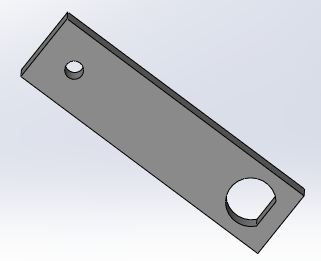
#> input picture pic/1.JPG, 321 x 261 px, found by its file name
$ python '5.1 5.2特征与哈里斯角检测.py'
#> lines starting #> are read from the running program, lines starting #| are printed output that depends on the picture; after the words box and inside, x2 and y2 are one past the last pixel; in counts of white or black regions, pixels touching at a corner belong together; long printed decimals are rounded
import cv2 as cv
import numpy as np
import math
from matplotlib import pyplot as plt

## 有如下功能：
 # 【特征】：*如果我们对这种特征进行定义，可能会发现很难用语言来表达它，但是我们知道它们是什么*
 # ---*这些特征是什么？（答案对于计算机也应该是可以理解的。）*
 # ---*基本上，拐点被认为是图像中的良好特征。*
 # ---*** 我们以一种直观的方式回答了这一问题，即寻找图像中在其周围所有区域中移动（少量）变化最大的区域。***
 # - 特征值与特征向量
 # - 我们将了解”Harris Corner Detection”背后的概念。
 # - 我们将看到以下函数：cv.cornerHarris(),cv.cornerSubPix()

# 【特征值与特征向量】参考学习 https://www.matongxue.com/madocs/228
# 定义: Ax = cx, A为方阵,c为特征值，x为特征向量（）。

# 【哈里斯角检测】cv.cornerHarris(img,blockSize,ksize,k) 原理参考 https://blog.csdn.net/lwzkiller/article/details/54633670
#  - img - 输入图像，应为灰度和float32类型。
#  - blockSize - 是拐角检测考虑的邻域大小
#  - ksize - Sobel求导中使用的窗口大小。
#  - k - 等式中的哈里斯检测器自由参数，取值参数为 [0,04,0.06]
#  - 返回值，存储R = λ1*λ2 -k(λ1+λ2)^2数值，和原始图像一样大
# 【原理】如文章所述，用数学公式去刻画的角点特征：
# E(u,v) = ∑w(x,y)[I(x+u, y+v)-I(x,y)]^2
# 其中(u,v)是窗口的偏移量，(x,y)是窗口内像素坐标，w(x,y)是窗口函数，已窗口原点为中心的高斯核，I为求像素数值
# 上述式子通过泰勒展开(只保留一阶导数)后，变形为[u,v]*M*[u,v]T
# 矩阵M为二维方阵，是Ix和Iy导数构成的（具体参考文章）
# 对M可以求出两个特征值λ1和λ2
# 最后利用公式 R = λ1*λ2 -k(λ1+λ2)^2来计算返回值，分三种情况：
#1、特征值都比较大时，即窗口中含有角点，R>0
#2、特征值一个较大，一个较小，窗口中含有边缘，R<0
#3、特征值都比较小，窗口处在平坦区域,此时R绝对值很小
# 最后可以画出文章中的λ1和λ2坐标图
# 【缺点】角点是像素级别的，速度较慢
img_gray = cv.imread('./pic/1.jpg', 0)
#> img_gray: shape (261, 321); min 0, max 255, mean 203.7
dist = cv.cornerHarris(img_gray, 2, 3, 0.04)
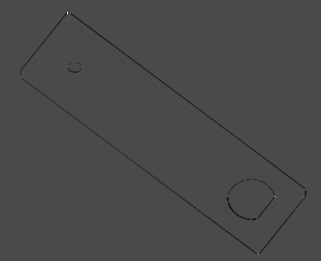
#> dist: shape (261, 321) float32; min -0.015, max 0.0362, mean -0.000108; drawn with min black and max white
dist = cv.dilate(dist, None) #对数据膨胀一下，方便标记的清楚
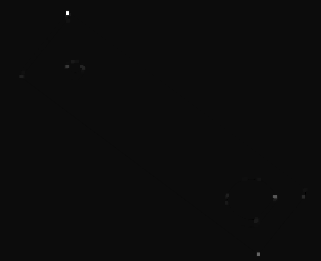
#> dist: shape (261, 321) float32; min -0.00184, max 0.0362, mean 1.34e-05; drawn with min black and max white
img_color = cv.imread('./pic/1.jpg')
#> img_color is the input picture: shape (261, 321, 3); mean B, G, R 209.1, 203.6, 201.8
img_color[dist>0.1*dist.max()] = [255, 0, 0] #最佳阈值取出
#> img_color: shape (261, 321, 3); 0.07% of pixels changed, all inside (x1, y1, x2, y2) = (65, 11, 305, 256)
cv.imshow('img_color_0.1', img_color)
img_color = cv.imread('./pic/1.jpg')
img_color[dist>0.01*dist.max()] = [255, 0, 0] #最佳阈值取出
cv.imshow('img_color_0.01', img_color)
img_color = cv.imread('./pic/1.jpg')
img_color[dist>0.05*dist.max()] = [255, 0, 0] #最佳阈值取出
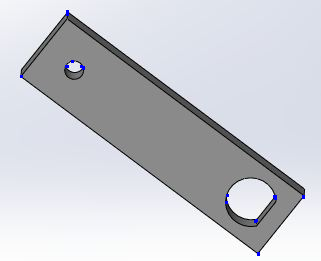
#> img_color: shape (261, 321, 3); mean B, G, R 209.3, 203.4, 201.6
cv.imshow('img_color_0.05', img_color)

# 【亚像素SubPixel角点检测】通常情况下，角点的真实位置并不一定在整数像素位置，因此为了获取更为精确的角点位置坐标，需要角点坐标达到亚像素（subPixel）精度
# cv.cornerSubPix ，通过对哈里斯检测到的一个角上有一堆像素，我们取它们的质心来细化它们
	# c++:void cv::cornerSubPix(
	# 	cv::InputArray image, // 输入图像
	# 	cv::InputOutputArray corners, // 角点（既作为输入也作为输出）
	# 	cv::Size winSize, // 窗口大小为NXN，是角点像素周围计算亚像素的窗口
	# 	cv::Size zeroZone, // 类似于winSize，但是总具有较小的范围，Size(-1,-1)表示忽略
	# 	cv::TermCriteria criteria // 停止优化的标准，可选的值有cv::TermCriteria::MAX_ITER 、cv::TermCriteria::EPS（可以是两者其一，或两者均选）
    #               前者表示迭代次数达到了最大次数时停止，后者表示角点位置变化的最小值已经达到最小时停止迭代
	# );
# inline  CvTermCriteria  cvTermCriteria( int type, int max_iter, double epsilon );
    # type：/* CV_TERMCRIT_ITER 和 CV_TERMCRIT_EPS 二值之一，或者二者的组合 */
    # max_iter：/* 最大迭代次数 */
    # epsilon：/* 结果的精确性 */
# 【大概原理】参考 https://www.cnblogs.com/riddick/p/8476456.html
# 目的是在窗口winSize内，求出一个亚像素精度的点(x,y)。这个点通过最小二乘法（公式怎么列的还没搞懂，大概是根据角的性质利用向量相乘为0列出的公式 TODO）求出，
# 当求出一个点后，已该点为中心，重新构建窗口，进行最小二乘计算，直到满足退出条件（迭代次数以及精度为退出条件）
# 【哈里斯角检测结果的处理】在调用亚像素角点检测前，需要对cornerHarris结果进行处理，因为它返回的一个角的检测结果中，可能对应了多个角结果，需要计算它们的质心作为最终的角检测结果。
# 如果为了简单，可采用下面的Shi-Tomas角检测算法直接算出的角点坐标。
# 这里需要对结果首先进行膨胀，然后二值化，再区域连通后返回质心坐标。
#1、膨胀--已经做了
#2、二值化
r = 1; c = 3; i = 1
ret, dist = cv.threshold(dist, 0.01*dist.max(), 255, 0)
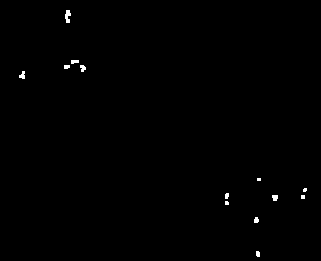
#> dist: shape (261, 321) float32; 0.38% white; 13 white regions (4 under 20 px), largest, box (x1, y1, x2, y2) and area: (65, 10, 71, 23) 54, (19, 71, 25, 79) 33, (272, 195, 278, 201) 31
#> ret = 0.000362
plt.subplot(r,c,i),plt.imshow(dist, cmap = 'gray'),plt.title('dist_b'),plt.xticks([]), plt.yticks([]);i+=1
#3、区域连通
dist = np.uint8(dist)
retval, labels, stats, centroids = cv.connectedComponentsWithStats(dist) #centroids中记录了坐标
#> labels: shape (261, 321) int32; 14 distinct labels, from 0 to 13
#> retval = 14; stats = 14 rows, first 6: [0, 0, 321, 261, 83459], [65, 10, 6, 13, 54], [71, 60, 8, 4, 27], [64, 65, 6, 4, 22], [80, 65, 6, 7, 30], [19, 71, 6, 8, 33]; centroids = 14 rows, first 8: [160, 130], [67.3, 15.78], [74.22, 61.22], [66.32, 66.36], [82.4, 67.73], [22.09, 74.91], [258.5, 179], [304.5, 189.5]
#4、创建停止条件
stopcriteria = (cv.TERM_CRITERIA_EPS+cv.TERM_CRITERIA_MAX_ITER, 50, 0.01)
#5、亚像素计算
corners = cv.cornerSubPix(img_gray, np.float32(centroids), (5,5), (-1,-1), stopcriteria)
#> corners = 14 rows, first 8: [160, 130], [67.08, 11.12], [74.22, 61.22], [65.21, 65.74], [82.55, 66.34], [19.82, 76], [260.4, 179.8], [304.7, 189.3]
#6、绘制亚像素点（略）
print('before subpix',centroids)
#| before subpix [[160.003 130.013]
#|  [ 67.296   15.778]
#|  [ 74.222  61.222]
#|  [ 66.318  66.364]
#|  [ 82.4         67.733]
#|  [ 22.091  74.909]
#|  [258.5        179.        ]
#|  [304.5        189.5       ]
#|  [226.429 195.429]
#|  [274.581 197.226]
#|  [302.5        196.5       ]
#|  [226.4        202.6       ]
#> (further printed lines are left out)
print('after subpix',corners)
#| after subpix [[160.0035   130.013 ]
#|  [ 67.082  11.120]
#|  [ 74.222   61.222 ]
#|  [ 65.210   65.743]
#|  [ 82.548  66.3441  ]
#|  [ 19.817  75.997 ]
#|  [260.408  179.819 ]
#|  [304.7314   189.285 ]
#|  [226.455  194.623 ]
#|  [274.523  195.312 ]
#|  [303.887  196.084 ]
#|  [226.4      202.6     ]
#> (further printed lines are left out)

plt.show()

cv.waitKey(0)
cv.destroyAllWindows()

$ run again, with pic/4.jpg copied over pic/1.JPG
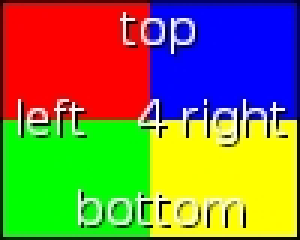
#> input picture pic/4.jpg, 100 x 80 px, found by its file name (shown 3 times larger)
#> img_color is the input picture: shape (80, 100, 3); mean B, G, R 73.6, 123, 125.8
#> `ret, dist = cv.threshold(dist, 0.01*dist.max(), 255, 0)`:
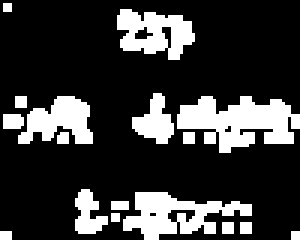
#> dist: shape (80, 100) float32 (shown 3 times larger); 21.8% white; 17 white regions (10 under 20 px), largest, box (x1, y1, x2, y2) and area: (59, 32, 100, 51) 472, (41, 64, 84, 80) 349, (39, 3, 65, 20) 276
#> ret = 0.000834
#> `retval, labels, stats, centroids = cv.connectedComponentsWithStats(dist)`:
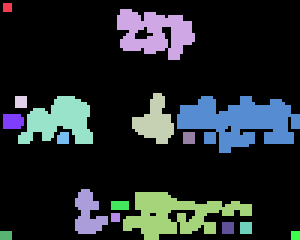
#> labels: shape (80, 100) int32 (shown 3 times larger); 18 distinct labels, from 0 to 17; one colour per label, 0 black
#> retval = 18; stats = 18 rows, first 6: [0, 0, 100, 80, 6253], [1, 1, 3, 3, 9], [39, 3, 26, 17, 276], [44, 31, 14, 17, 135], [5, 32, 4, 4, 16], [6, 32, 25, 16, 244]; centroids = 18 rows, first 8: [48.52, 38.02], [2, 2], [51.18, 10.49], [51.24, 40.13], [6.5, 33.5], [19.4, 39.85], [79.46, 40.19], [3.82, 40]
#> corners = 18 rows, first 8: [50.55, 39.29], [0.56, 0.56], [55.7, 8.39], [50.47, 40.02], [6.5, 33.5], [20.48, 35.39], [80.35, 38.37], [7.47, 39.44]
#> (printed output is left out)
#> (printed output is left out)

$ run again, with pic/91.jpg copied over pic/1.JPG
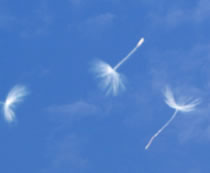
#> input picture pic/91.jpg, 210 x 173 px, found by its file name
#> `img_gray = cv.imread('./pic/1.jpg', 0)`:
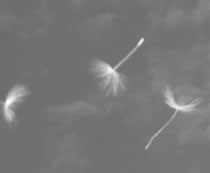
#> img_gray: shape (173, 210); min 105, max 255, mean 118.8
#> img_color is the input picture: shape (173, 210, 3); mean B, G, R 197.9, 124.6, 77.4
#> `ret, dist = cv.threshold(dist, 0.01*dist.max(), 255, 0)`:
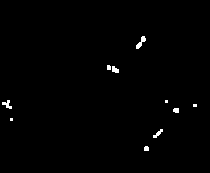
#> dist: shape (173, 210) float32; 0.75% white; 10 white regions (4 under 20 px), largest, box (x1, y1, x2, y2) and area: (136, 36, 146, 49) 56, (2, 100, 12, 109) 45, (153, 129, 163, 138) 38, (112, 66, 119, 73) 36, (173, 108, 179, 113) 27, (144, 146, 149, 151) 23
#> ret = 1.28e-05
#> labels: shape (173, 210) int32; 11 distinct labels, from 0 to 10
#> retval = 11; stats = [[0, 0, 210, 173, 36056], [136, 36, 10, 13, 56], [107, 65, 4, 5, 19], [112, 66, 7, 7, 36], [2, 100, 10, 9, 45], [165, 100, 3, 3, 9], [193, 104, 4, 3, 12], [173, 108, 6, 5, 27], [10, 118, 3, 3, 9], [153, 129, 10, 9, 38], [144, 146, 5, 5, 23]]; centroids = [[104.4, 85.95], [140.5, 42.05], [108.4, 67.11], [114.7, 69.36], [6.87, 104.1], [166, 101], [194.5, 105], [175.7, 109.9], [11, 119], [157.6, 133.2], [146, 148.2]]
#> corners = [[104.4, 85.95], [143, 37.28], [108.4, 67.11], [113.6, 69.3], [4.16, 105.7], [166.4, 103.3], [195.2, 102.3], [176.5, 108.5], [11.02, 121], [157.6, 132.3], [144.6, 148.6]]
#| before subpix [[104.396  85.947]
#|  [140.518  42.054]
#|  [108.421  67.105]
#|  [114.694  69.361]
#|  [  6.867 104.067]
#|  [166.         101.        ]
#> (further printed lines are left out)
#| after subpix [[104.396    85.947  ]
#|  [143.042    37.279  ]
#|  [108.421    67.105  ]
#|  [113.5648     69.305 ]
#|  [  4.157 105.6917   ]
#|  [166.375   103.265    ]
#> (further printed lines are left out)
